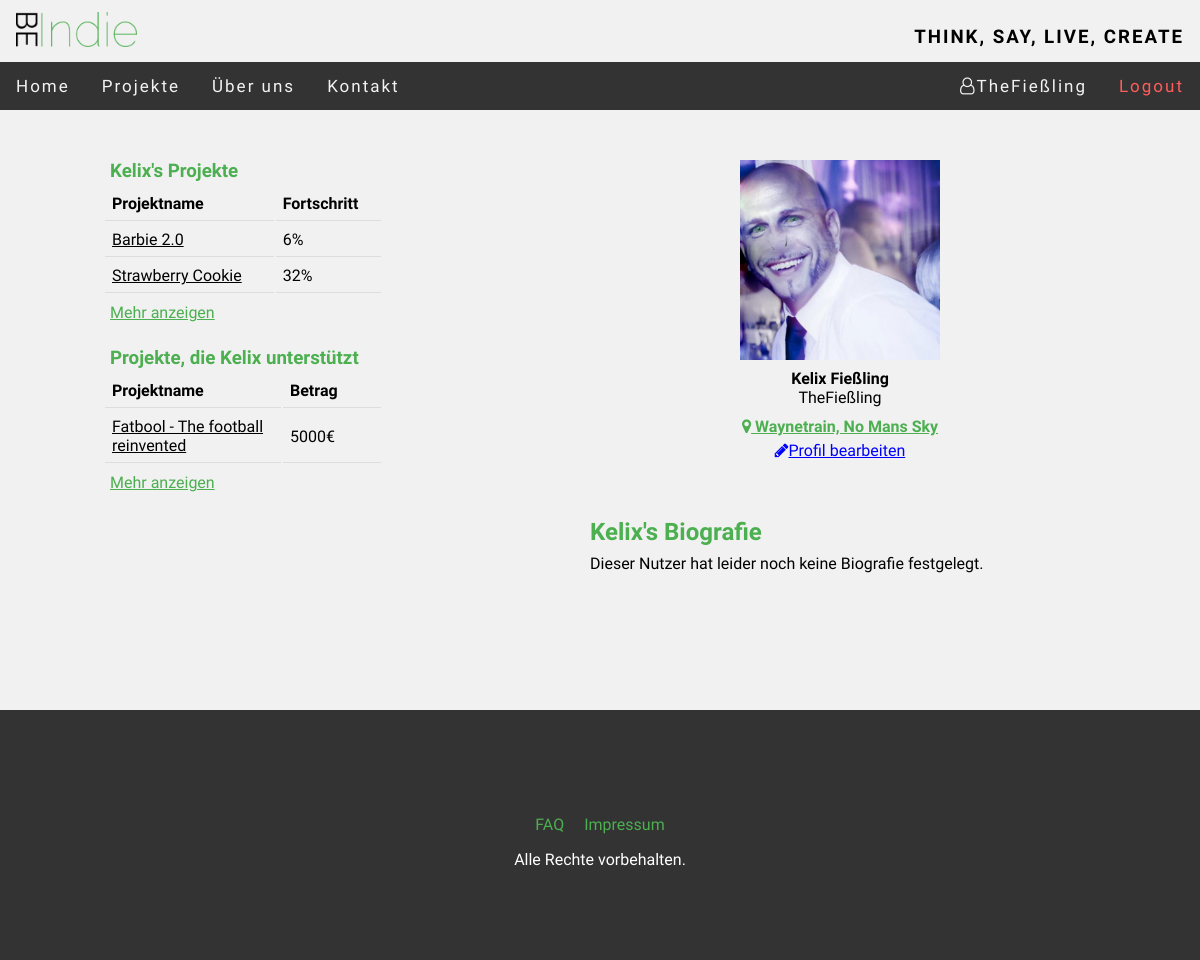
The page /BeIndie/index.php?page=user_profile&id=4 (signed in) on the database its author committed.
### tables this page shows
CREATE TABLE `user` (
  `user_ID` int(11) NOT NULL,
  `email` varchar(200) NOT NULL,
  `user_name` varchar(30) NOT NULL,
  `first_name` varchar(200) DEFAULT NULL,
  `last_name` varchar(200) DEFAULT NULL,
  `avatar` varchar(200) DEFAULT NULL,
  `location` varchar(200) DEFAULT NULL,
  `crypt_pw` varchar(200) NOT NULL,
  `user_bio` varchar(500) DEFAULT NULL
);

CREATE TABLE `project` (
  `project_ID` int(11) NOT NULL,
  `creator` varchar(200) NOT NULL,
  `title` varchar(200) NOT NULL,
  `goal` int(11) NOT NULL,
  `current_status` int(11) NOT NULL,
  `start_date` date NOT NULL,
  `end_date` date NOT NULL,
  `category` varchar(200) NOT NULL,
  `description` text NOT NULL
);

CREATE TABLE `transaction` (
  `transaction_ID` int(11) NOT NULL,
  `user_email` varchar(200) NOT NULL,
  `project_ID` int(11) NOT NULL,
  `amount` int(11) NOT NULL,
  `date` date NOT NULL
);

### BeIndie/includes/pages/user_profile/user_profile.php (the view)
<?php
$uid = $_GET["id"];
include ("includes/functions/swConnect.php");
$query_name = "SELECT user_name, first_name, last_name, user_bio, location, avatar FROM user WHERE user_ID='" . $uid . "'";
$result_name = mysqli_query($conn, $query_name);
$output_name = mysqli_fetch_assoc($result_name);
$query_projects = "SELECT title, current_status, goal, project_ID FROM user u JOIN project p ON u.email=p.creator WHERE user_ID='" . $uid . "' LIMIT 5";
$result_projects = mysqli_query($conn, $query_projects);
$name = "";
$i = 0;
$allow_edit = false;
if(isset($_SESSION["username"])){
    if ($_SESSION["username"] == $output_name["user_name"]){
    $allow_edit = true;
}}
if ($output_name["first_name"] == NULL) {
    $name = $output_name["user_name"];
} else {
    $name = $output_name["first_name"];
}
?>
<div id="user_wrap">
    <div id="projects">
        <h3><?=$name?>'s Projekte</h3>
        <table>
            <tr>
                <th>Projektname</th>
                <th>Fortschritt</th>
            </tr>
                <?php while ($output2 = mysqli_fetch_assoc($result_projects)) {
                    if ($i <= 5) {
                    ?>
                    <tr>
                        <td>
                            <a href="index.php?page=projects&q=<?=$output2["project_ID"]?>"><?=$output2["title"]?></a>
                        </td>
                        <td>
                            <?= number_format((($output2["current_status"] / $output2["goal"]) * 100)) . "%" ?>
                        </td>
                    </tr>
                <?php $i++;} } ?>
        </table>
        <a href='index.php?page=my_projects&uname=<?=$output_name["user_name"]?>'>Mehr anzeigen</a>
        <h3 class="second">Projekte, die <?=$name?> unterstützt</h3>
        <table>
            <tr>
                <th>Projektname</th>
                <th id="amount_th">Betrag</th>
            </tr>
            <?php
            $query2 = "SELECT amount, title, date, t.project_ID FROM user u JOIN transaction t ON u.email=t.user_email"
             . " JOIN project p ON t.project_ID=p.project_ID WHERE user_ID='" . $uid . "' ORDER BY t.date LIMIT 5";
            $result3 = mysqli_query($conn, $query2);
            $i = 0;
            while ($output3 = mysqli_fetch_assoc($result3)) {
                if ($i <= 5) {
                ?>
                    <tr>
                        <td>
                            <a href="index.php?page=projects&q=<?=$output3["project_ID"]?>"><?=$output3["title"]?></a>
                        </td>
                        <td>
                            <?=$output3["amount"]?>€
                        </td>
                    </tr>
                <?php $i++;} } ?>
        </table>
        <a href='index.php?page=my_projects&uname=<?=$output_name["user_name"]?>'>Mehr anzeigen</a>
    </div>
    <div id="user">
        <div id="user_img">
            <?php if ($output_name["avatar"] == NULL) {?>
            <img src="images/u_images/standard_avatar.png" alt="user_img"/>
            <?php } else { ?>
            <img src="<?=$output_name["avatar"]?>" alt="user_img"/>
            <?php } ?>
            <div id="user_info">
            <p>
                <?php if ($output_name["first_name"] == NULL || $output_name["last_name"] == NULL) {
                echo "<b>" . $output_name["user_name"] . "</b>";
            } else {
                echo "<b>" . $output_name["first_name"] . " " . $output_name["last_name"] . "</b> <br/>";
                echo $output_name["user_name"];
            }?>
            </p>
            <p>
                <b>
                   <?php if ($output_name["location"] != NULL) {?>
                    <i class="fa fa-map-marker" aria-hidden="true" style='color:#4CAF50'></i><a href='http://maps.google.com/?q=<?=$output_name["location"]?>'> <?=$output_name["location"]?></a>
                   <?php } ?>
                </b>
            </p>
            <?php if ($allow_edit == true){?>
            <a href="index.php?page=edit_profile&id=<?=$uid?>" style="color:blue"><i class="fa fa-pencil" aria-hidden="true"></i>Profil bearbeiten</a>
            <?php } ?>
        </div>
        </div>
        <div id="user_bio">
            <h2><?=$name?>'s Biografie</h2>
            <?php if($output_name["user_bio"] == NULL) {?>
            Dieser Nutzer hat leider noch keine Biografie festgelegt.
            <?php } else {
                echo $output_name["user_bio"];
            } ?>
        </div>
    </div>
</div>

### BeIndie/css/style.css (style rules this page uses)
* { margin: 0; }
body { background-color: #f1f1f1; }
body,h2,h3,h4,h5,h6,h7 { font-family: 'Raleway', sans-serif; }

### BeIndie/includes/pages/user_profile/css/user_profile.css (style rules this page uses)
#user_wrap { padding: 50px 0; width: 980px; margin: 0 auto; height: 500px; }
#user_wrap a { color: #4CAF50; }
#projects { float: left; width: 280px; height: 100%; }
#projects table { padding: 3px 0 0 0; margin-left: -7px; margin-bottom: 8px; width: 100%; }
#projects table a { text-decoration: none; text-decoration: underline; color: black; }
#projects th { text-align: left; }
#projects td { text-align: left; max-height: 10px; }
#amount_th { width: 84px; }
#projects th, td { padding: 7px; border-bottom: 1px solid #ddd; }
#projects h3 { color: #4CAF50; }
#projects h3.second { margin-top: 25px; }
#user { width: 700px; float: left; }
#user_img { width: 200px; margin-left: 350px; }
#user_info { width: 200px; text-align: center; }
#user_info p { padding: 5px 0; }
#user_img img { height: 200px; width: 200px; }
#user_bio { width: 500px; margin: 0 auto; padding: 50px 0 50px 200px; text-align: justify; }
#user_bio h2 { color: #4CAF50; padding: 8px 0; }

### rows shown on the page
user: first_name "Kelix", avatar (picture), last_name "Fießling", user_name "TheFießling", location "Waynetrain, No Mans Sky"
project: title "Barbie 2.0", ($output2["current_status"] / $output2["goal"]) * 100 "6"
project: title "Strawberry Cookie", ($output2["current_status"] / $output2["goal"]) * 100 "32"
transaction: project_ID.title "Fatbool - The football reinvented", amount "5000"

### other values the page prints
$_SESSION["username"] "TheFießling"
